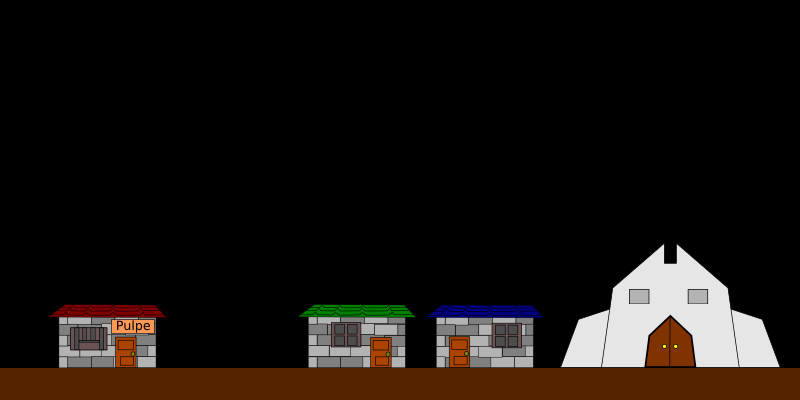

The image is a tile-based game level rendered from a .tmx file. Its description and source (layers, tilesets, objects; grid data summarised) follow:
An orthogonal 50x25 tile map with 16x16 px tiles, 3 tile layers (background, walls, coins).

<map version="1.0" orientation="orthogonal" width="50" height="25" tilewidth="16" tileheight="16">
 <tileset firstgid="1" name="tileSet-hd" tilewidth="16" tileheight="16">
  <image source="tileSet.png" trans="fe80fe" width="256" height="256" />
  <tile id="0">
   <properties>
    <property name="hola" value="prueba" />
   </properties>
  </tile>
  <tile id="2">
   <properties>
    <property name="agua" value="" />
   </properties>
  </tile>
  <tile id="4">
   <properties>
    <property name="medicinas" value="" />
   </properties>
  </tile>
  <tile id="9">
   <properties>
    <property name="agua" value="" />
   </properties>
  </tile>
  <tile id="11">
   <properties>
    <property name="medicina" value="" />
   </properties>
  </tile>
 </tileset>
 <layer name="background" width="50" height="25">
  <data>[1250 cells, 332 non-empty, 233 distinct tile ids]</data>
 </layer>
 <layer name="walls" width="50" height="25">
  <data>[1250 cells, 124 non-empty, 25 distinct tile ids]</data>
 </layer>
 <layer name="coins" width="50" height="25">
  <data>[1250 cells, 0 non-empty, 0 distinct tile ids]</data>
 </layer>
</map>
